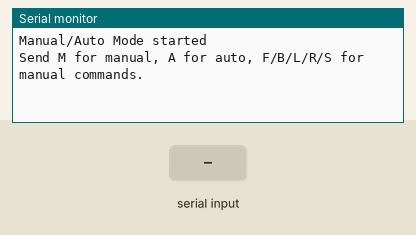
This sketch was run on a simulated Arduino Uno, built with avr-gcc and run on an emulated ATmega328P. Shown: the last lines printed to the serial monitor. The test bench sets the inputs (shaded band).

Above: at 1.2 s.
1.3 s: "F" received over Serial
At 2.0 s:
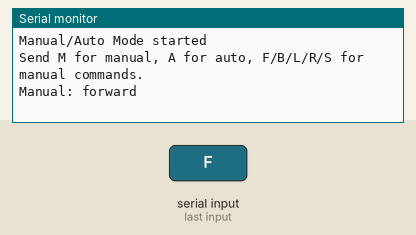
2.8 s: "B" received over Serial
At 3.2 s:
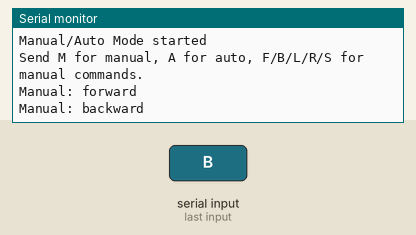
4.3 s: "L" received over Serial
At 5.5 s:
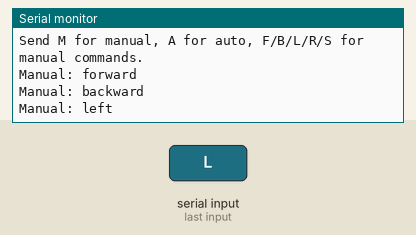
5.8 s: "R" received over Serial
At 6.6 s:
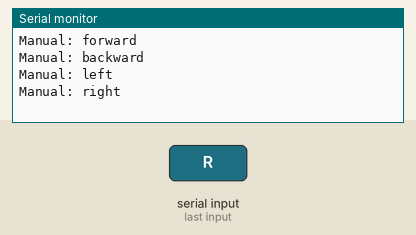
7.3 s: "S" received over Serial
At 7.8 s:
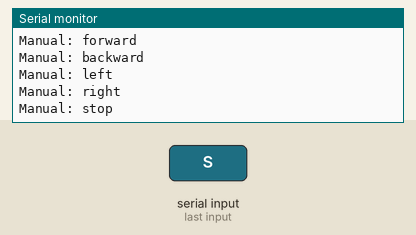
8.8 s: "M" received over Serial
At 10.1 s:
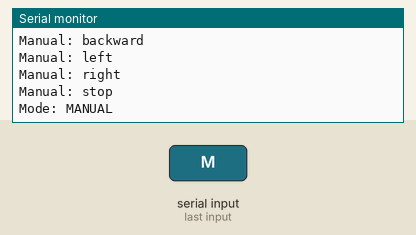

The sketch:

manual_auto_mode.ino
```cpp
enum ControlMode {
  MODE_MANUAL,
  MODE_AUTO
};

ControlMode currentMode = MODE_MANUAL;

void handleManualCommand(char command) {
  if (command == 'F') Serial.println("Manual: forward");
  else if (command == 'B') Serial.println("Manual: backward");
  else if (command == 'L') Serial.println("Manual: left");
  else if (command == 'R') Serial.println("Manual: right");
  else if (command == 'S') Serial.println("Manual: stop");
}

void runAutoDecision() {
  Serial.println("Auto: read sensors and decide action");
}

void setup() {
  Serial.begin(115200);
  Serial.println("Manual/Auto Mode started");
  Serial.println("Send M for manual, A for auto, F/B/L/R/S for manual commands.");
}

void loop() {
  if (Serial.available()) {
    char command = Serial.read();
    if (command == 'M') {
      currentMode = MODE_MANUAL;
      Serial.println("Mode: MANUAL");
    } else if (command == 'A') {
      currentMode = MODE_AUTO;
      Serial.println("Mode: AUTO");
    } else if (currentMode == MODE_MANUAL) {
      handleManualCommand(command);
    }
  }

  if (currentMode == MODE_AUTO) {
    runAutoDecision();
    delay(1000);
  }
}
```

Measured:
- after the input at 1.3 s, the serial monitor: prints a new line at once (image 1)
- after the input at 2.8 s, the serial monitor: prints a new line at once (image 2)
- after the input at 4.3 s, the serial monitor: prints a new line at once (image 3)
- after the input at 5.8 s, the serial monitor: prints a new line at once (image 4)
- after the input at 7.3 s, the serial monitor: prints a new line at once (image 5)
- after the input at 8.8 s, the serial monitor: prints a new line at once (image 6)
